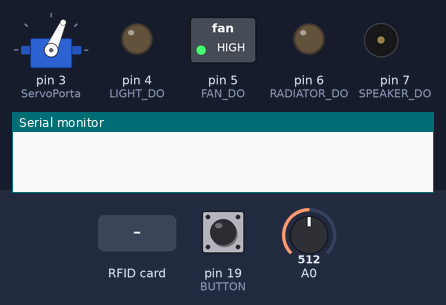
Bench run of a sketch on a simulated Arduino Uno, built with avr-gcc and run on an emulated ATmega328P. On the bench: servo, switched loads named in the sketch (green lamp = pin HIGH), output pins drawn as LEDs (lit = HIGH), buzzer (waves = sounding, pin HIGH), the last lines printed to the serial monitor. Inputs (shaded band) come from the test bench; at power-on: A0 = 512, pin 19 (BUTTON) HIGH. Random numbers use the default seed unless the sketch sets one; pins used as bus, display or sensor lines are not drawn.

Above: at 1.2 s.
1.3 s: A0 set to 261
4.3 s: A0 set to 241
At 5.5 s:
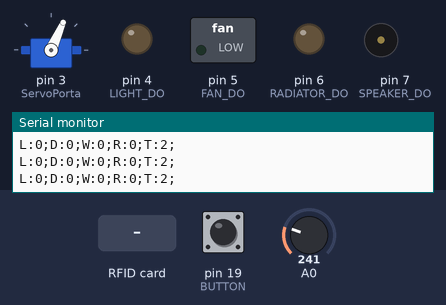
5.9 s: RFID card 63 8A 21 3E F6 held to the reader
At 6.8 s:
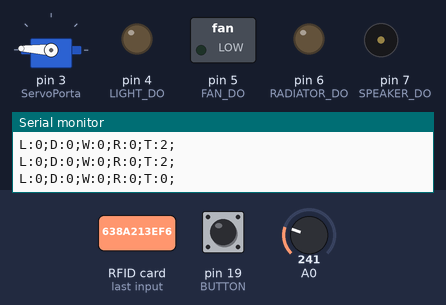
7.7 s: pin 19 (BUTTON) pulled LOW for 0.15 s
At 10.3 s:
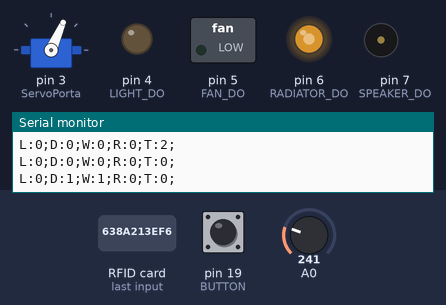
10.8 s: A0 set to 122
13.8 s: RFID card 5E 7A 19 C4 held to the reader
At 14.3 s:
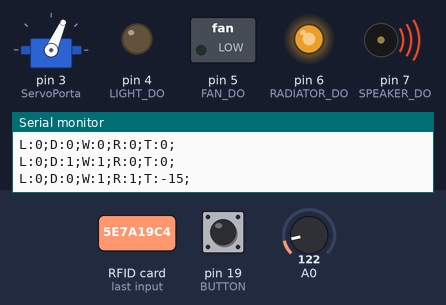
Timing chart, 0 to 17.8 s (numbered marks = the images above; inputs shaded):
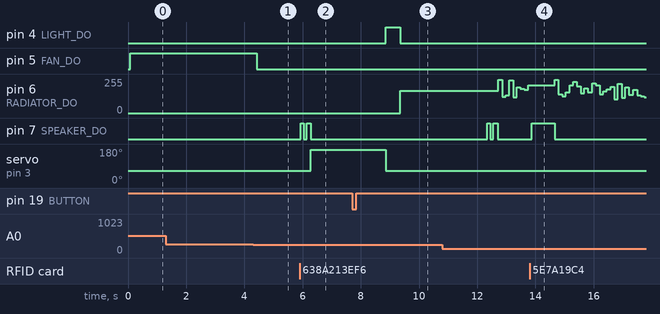

Measured:
- the behaviour switches between 250 and 249 on A0 (found by bisection; images 0 and 1)
- after the input at 4.3 s, pin 5 (FAN_DO): HIGH → LOW after 0.12 s
- after the input at 5.9 s, pin 7 (SPEAKER_DO): alternates HIGH for 0.13 s and LOW for 0.10 s, 4 changes in all, then stays LOW, starting at once; servo on pin 3 (ServoPorta): 66° → 177° after 0.39 s
- after the input at 7.7 s, pin 4 (LIGHT_DO): LOW → HIGH after 1.2 s, → LOW 0.50 s later; pin 6 (RADIATOR_DO): 0/255 → 167/255 after 1.7 s; servo on pin 3 (ServoPorta): 177° → 66° after 1.2 s
- after the input at 13.8 s, pin 7 (SPEAKER_DO): LOW → HIGH after 0.07 s, → LOW 0.80 s later

The sketch:

casa_esame8.ino
```cpp
//==============================================
// Title: Domotic house
// Author: Mario Monga - mario.monga@icparmacentro.it
// Version: 8.1.0
// Created: 1 May 2021
// Updated: 9 June 2021
//===============================================


//
// librerie
//
#include <SPI.h>
#include <RFID.h>
#include <Servo.h>
#include <math.h>

//
// definizione I/O pin
//
#define LIGHT_DO 		4
#define FAN_DO 			5
#define RADIATOR_DO             6   //PWM~ per effetto fiamma
#define SPEAKER_DO 		7
#define RESET_DIO 		9   //Riservati libreria RFID
#define SDA_DIO   		10  //Riservati libreria RFID
#define BUTTON                  19 //pulsante per check

//
// definizione variabili globali
//
boolean g_bIsRadiatorOn;
boolean g_bIsFanOn;
boolean g_bIsDoorOpen;
boolean g_bIsLightOn;
int 	g_nDegreesLimit;
boolean g_bDebug = false;
int     g_nTimerClock=0;
int     g_nTimerSent=0;
int     g_nWhoOpenDoor;

Servo ServoPorta;
RFID RC522(SDA_DIO, RESET_DIO);


//----------------------------------------------
// setup
//
void setup()
{
  Serial.begin(9600);
  SPI.begin();
  RC522.init();
  //Init DIO
  pinMode(LIGHT_DO, OUTPUT);
  pinMode(FAN_DO, OUTPUT);
  pinMode(SPEAKER_DO, OUTPUT);
  pinMode(RADIATOR_DO, OUTPUT);
  pinMode(BUTTON, INPUT_PULLUP);
  pinMode(6, OUTPUT); //???
  pinMode(A0,INPUT);

  LightOff();
  InitDoor();
  RadiatorOff();
}

// ---------------------------------------------------------
// main loop infinito
//
void loop(){
  //local vars
  String RX_command;
  int nTimer;

  //check if TEST system is active
  CheckSystem();
  //controlla messaggi dal server
  RX_command = ReadSerial();
  //if(RX_command.length()>0){Serial.println(RX_command)};
  //
  //gestione della porta
  Door(RX_command);
  //
  //gestione delle luci
  CtrlLight(RX_command);
  //
  //gestione climatizzazione
  CtrlTemperature(RX_command);
  //
  //clock loop
  delay(100);
  //
  g_nTimerClock++;
  //Timer to send
  if(g_nTimerClock > 10){
     //each second send the status
     SendMessage();
     g_nTimerClock=0;
  }

}
// //////////////////////////////////////// funzioni comuni ///////////////////////////////////////////////////////////////7
// ---------------------------------------------------------
//  Function: CheckSystem
//  Brief: esegue un check di tutto il sistema
//  return: void
//
void CheckSystem(){
  if(digitalRead(BUTTON)== LOW)
  {
    //wait the button restore to HIGH
    while (digitalRead(BUTTON)== LOW){}
    //debug
    if(g_bDebug == true){Serial.println("pulsante premuto");}
    OpenDoor();
    delay(1000);
    CloseDoor();
    LightOn();
    delay(500);
    LightOff();
    CtrlTemperature("TS50");
    delay(3000);
    g_nDegreesLimit = 0;
    OkSound();
  }
  return;
}

// ---------------------------------------------------------
//  Function: SendMessage
//  Brief: compone e invia il messaggio alla seriale
//  return: void
//
void SendMessage(){
    //stato luce
    String string = "L:";
    if(g_bIsLightOn == true){
      string +="1;";
    }
    else{
      string += "0;";
    }

    //stato porta
    string += "D:";
    if(g_bIsDoorOpen==true){
      string +="1;";
    }
    else{
      string += "0;";
    }
    //chi ha comandato la porta con la key
    string += "W:";
    string += g_nWhoOpenDoor;
    string += ";";
    if(g_nTimerSent>0)
    {
      g_nTimerSent--;
      if(g_nTimerSent <=0)
      {
        //reset the sender
        g_nWhoOpenDoor=0;
      }
    }

    //stato calorifero
    string += "R:";
    if(g_bIsRadiatorOn==true){
      string +="1;";
    }
    else{
      string += "0;";
    }

    //
    //temperatura attuale
    string += "T:";
    string += ReadTemperature();
    string += ";";
    Serial.println(string);
}

// ---------------------------------------------------------
//  Function: ReadSerial
//  Brief: legge una stringa ricevuta via seriale
//  return: String letta
//
String ReadSerial(){
  String rx = "";

  while(Serial.available()) {
    rx= Serial.readString();// read the incoming data as string
    //Serial.println(rx);
  }
  Serial.flush();
  /*
  if (Serial.available() >0){
   rx = Serial.read();

   }
  */
  return rx;
}

// ---------------------------------------------------------
//  Function: Trace
//  Brief: scrive un tracciamento
//
//
void Trace(String sLogString, boolean bNewLine = true)
{
  if(g_bDebug == true)
  {
    if(bNewLine)
      Serial.println(sLogString);
    else
      Serial.print(sLogString);
  }
}


// //////////////////////////////////////// GESTIONE PORTA ///////////////////////////////////////////////////////////////7

// ---------------------------------------------------------
//  Function: InitDoor
//  Brief:  inizializza il ServoPorta
//  return: none
//
void InitDoor(){
  ServoPorta.attach(3);
  //chiude la porta all'avvio
  CloseDoor();
}

// ---------------------------------------------------------
//  Function: OpenDoor
//  Brief:  apre la porta
//  return: none
//
void OpenDoor(){
  ServoPorta.write(177);
  g_bIsDoorOpen = true;
}

// ---------------------------------------------------------
//  Function: CloseDoor
//  Brief:  chiude la porta
//  return: none
//
void CloseDoor(){
  ServoPorta.write(66);
  g_bIsDoorOpen = false;
}

// ---------------------------------------------------------
//  Function: Door
//  Brief:  CHE APRE AL PORTA ALLA LETTURA DI UN TAG
//  return: none
//
void Door(String command)
{
  //Serial.println("entra nella funzione Door");
  //local vars
  String CodeRead;

  //check if the card is present
  if(RC522.isCard())
  {
    CodeRead = GetCardCode();
    if( CheckCode(CodeRead) == true )
    {
      //Serial.println("CORRETTO " + CodeRead);
      OkSound();
      //se è aperta...
      if (g_bIsDoorOpen == true){
        CloseDoor();
      }
      else {
        OpenDoor();
      }
    }
    else
    {
      //Serial.println("ERRATO " + CodeRead);
      ErrorSound();
    }
  }
  //apre tramite comandi
  if(command[0] == 'D')
  {
    switch(command[1])
    {
    //spegni
    case '0':
      CloseDoor();
      break;
      //accendi
    case '1':
      OpenDoor();
      break;
      //flip/flop
    case '2':
      if(g_bIsDoorOpen == true)
      {
        CloseDoor();
      }
      else
      {
        OpenDoor();
      }
      break;
    }

  }

}

// ---------------------------------------------------------
//  Function: GetCardCode
//  Brief:  legge il serial number della crate
//  return: String serial number letto
//
String GetCardCode(){

  byte i;
  String CodeRead;
  //if (RC522.isCard())
  {
    // Viene letto il suo codice
    RC522.readCardSerial();
    String CodeRead ="";
    //Serial.println("Codice delle tessera letto:");

    // Viene caricato il codice della tessera, all'interno di una Stringa
    for(i = 0; i <= 4; i++)
    {
      CodeRead+= String (RC522.serNum[i],HEX);
      CodeRead.toUpperCase();
    }
    return CodeRead;
    //Serial.println(CodeRead);
  }
}
// ---------------------------------------------------------
//  Function: CheckCode
//  Brief:
//  param: CodeRead: codice letto da esaminare
//  return: TRUE se identficato altrimenti FALSE
//
boolean CheckCode(String CodeRead){

  //carica il timer per far persistere lo stato di WHO a 3 secondi (invii)
  g_nTimerSent = 3;
  if( CodeRead == "E49FB2A3C"){
    //Serial.println("codice di nora");
    g_nWhoOpenDoor = 2;
    return true;

    //carta di nora
  }
  else if(CodeRead == "638A213EF6"){
    //Serial.println("codice di mario");
    g_nWhoOpenDoor = 1;
    return true;
  }
  else{
    //Serial.println("codice non accettato");
    g_nWhoOpenDoor = 9;
    return false;
  }
}


//  Function: GetStateDoor
//   return: lo stato della porta
//
boolean GetStateDoor(){
  return g_bIsDoorOpen;
}


// //////////////////////////////////////////SUONI////////////////////////////////////////////////////////////////////////


// ---------------------------------------------------------
//  Function: Error Sound
//   riproduce un suono d'errore
//
void ErrorSound(){
  digitalWrite(SPEAKER_DO, HIGH);
  delay(800);
  digitalWrite(SPEAKER_DO, LOW);
  return;
}

//--------------------------------------------------------
// Function: OkSound
// riproduce un suono di conferma
//
//stato
void OkSound(){
  digitalWrite(SPEAKER_DO, HIGH);
  delay(100);
  digitalWrite(SPEAKER_DO, LOW);
  delay(100);
  digitalWrite(SPEAKER_DO, HIGH);
  delay(150);
  digitalWrite(SPEAKER_DO, LOW);
  return;
}

// //////////////////////////////////////// GESTIONE LUCI ///////////////////////////////////////////////////////////////7


//-----------------------------------------------------
// function: LightOn
// accende le luci
//
void LightOn() {
  digitalWrite(LIGHT_DO, HIGH);
  g_bIsLightOn = true;
  return;
}

//-------------------------------------------------------
// function: LightOn
// accende le luci
//
void LightOff() {
  digitalWrite(LIGHT_DO, LOW);
  g_bIsLightOn = false;
  return;

}

// ---------------------------------------------------------
//  Function: Light
//  Brief:  accende le luci attraverso un comando
//  return: none
//
void CtrlLight(String command){

  //controlla se il comando e' relativo alle luci
  if(command[0] == 'L')
  {
    switch(command[1])
    {
      //spegni
    case '0':
      LightOff();
      break;
      //accendi
    case '1':
      LightOn();
      break;
      //flip/flop
    case '2':
      if(g_bIsLightOn == true){
        LightOff();
      }
      else{
        LightOn();
      }
      break;
    }
  }

}

// ////////////////////////////////////CLIMATIZZAZIONE/////////////////////////////////

//-----------------------------------------------
//Function: RadiatorON
// accende la stufa con effetto fiamma
//
void RadiatorOn(){
  //digitalWrite(RADIATOR_DO,HIGH);
  int nValue = random(100,255);//random(150)+140;
  analogWrite(RADIATOR_DO, nValue );
  //Trace("Fiamma valore:" + nValue);
  g_bIsRadiatorOn = true;
}
//-----------------------------------------------
//Function: RadiatorOff
// Spegne la stufa
//
void RadiatorOff(){
  digitalWrite(RADIATOR_DO,LOW);
  g_bIsRadiatorOn = false;
}

//-----------------------------------------------
//Function: RadiatorON
// accende la stufa con effetto fiamma
//
void FanOn(){
  digitalWrite(FAN_DO,HIGH);
  g_bIsFanOn = true;

}

//-----------------------------------------------
//Function: RadiatorON
// accende la stufa con effetto fiamma
//
void FanOff(){
  digitalWrite(FAN_DO,LOW);
  g_bIsFanOn = false;

}

//----------------------------
//Function: ReadTemperature
//legge la temperatura dell'ambiente e la imposta a una variabile

int ReadTemperature (){
  double Temp;
  Temp = log(10000.0*((1024.0/analogRead(A0)-1)));
  Temp = 1 / (0.001129148 + (0.000234125 + (0.0000000876741 * Temp * Temp)) * Temp);
  Temp = Temp- 273.15;
  return Temp;
// risultato in gradi:
//int(CalcTemperature(analogRead(A0)))
}

//----------------------------
//Function CtrlTemperature
// Imposta i Gradi da seriale
void CtrlTemperature(String command){
    //local vars
    String Value = "";

    if(g_bDebug == true){Serial.println("--------------------------------------------------");}
    if(g_bDebug == true){Serial.print("TemperaturaAmbiente: ");}
    if(g_bDebug == true){Serial.println(int(ReadTemperature()));}
    if(g_bDebug == true){Serial.print("Temperatura impostata: ");}
    if(g_bDebug == true){Serial.println(g_nDegreesLimit);}
    //String sLog;
    //sLog= "Temperatura impostata: " + g_nDegreesLimit;
    //if(g_bDebug == true){Serial.println(sLog);}
    //Trace("Temperatura impostata: " + g_nDegreesLimit);


    //verifica se il comando e' per questo destinatario "temperature" (primo byte)
    if (command[0] == 'T'){
      //local vars
      //byte aa = command[2];
      //byte bb = command[3];
      //verifica l'azione da svolgere (secondo byte)
      switch(command[1]){
        case 'S': //S => soglia temperatura
          //leggo la temperatura scritta su due char
          Value += command[2] ;
          Value += command[3] ;
          //Serial.println("2 CHAR: " + Value);
          //converto la stringa in un valore decimale
          g_nDegreesLimit = Value.toInt();
          //Serial.println(g_nDegreesLimit, DEC);
          break;
        //case '0':
          }
    }

    if (int(ReadTemperature()) > g_nDegreesLimit){
      FanOn();
      RadiatorOff();
      if(g_bDebug == true){Serial.println("si accende il ventilatore");}
    }
    else if (int(ReadTemperature()) < g_nDegreesLimit){
      RadiatorOn();
      FanOff();
      if(g_bDebug == true) {Serial.println("si accende la stufa");}

    }
    else{
      RadiatorOff();
      FanOff();
      if(g_bDebug == true){Serial.println("non si accende ne la stufa ne il ventilatore");}

    }
    if(g_bDebug == true){Serial.println("--------------------------------------------------");}

}
```
